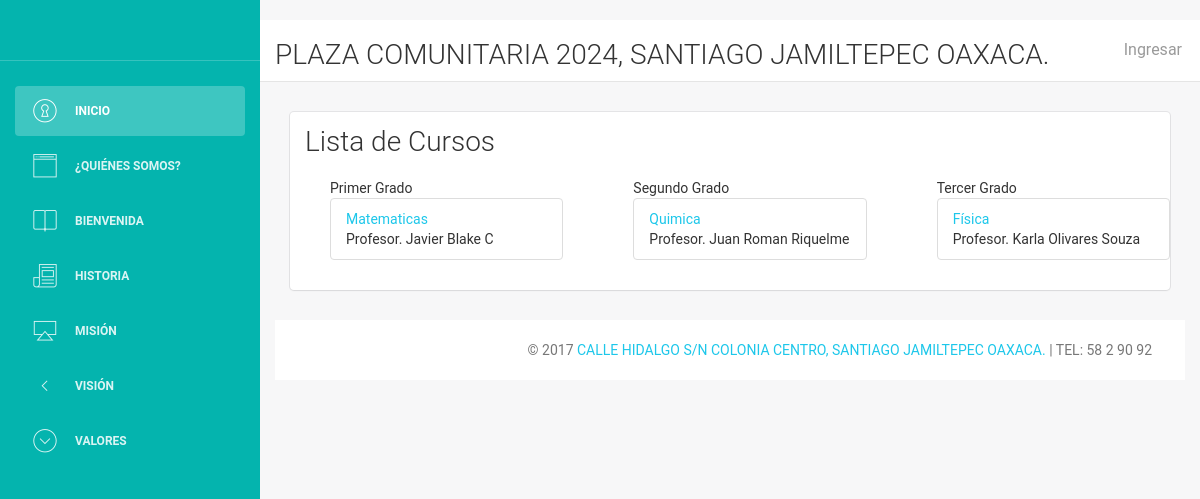
Before: / with the older database file.
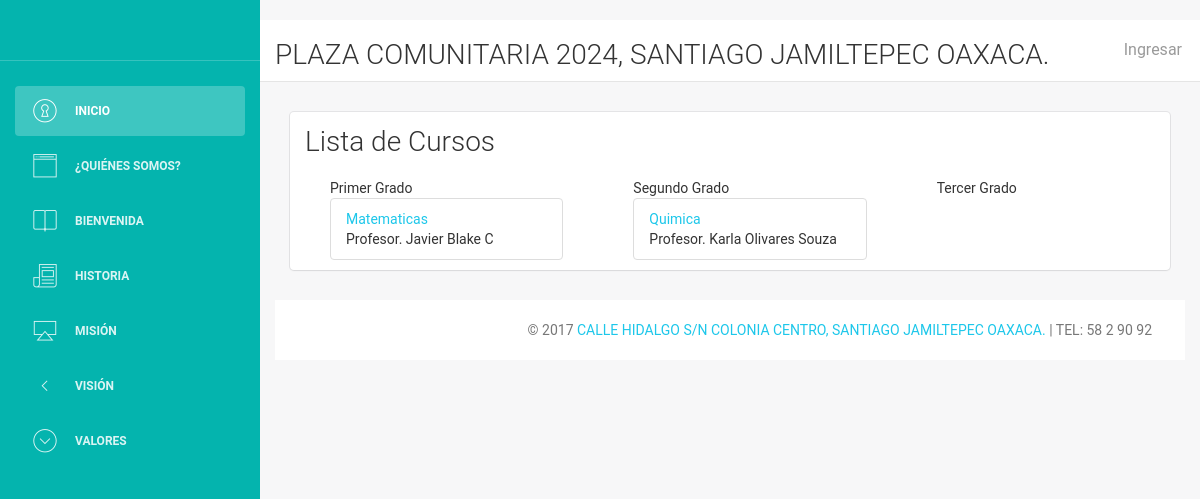
After: the same page with the newer database file.
### tables this page shows
CREATE TABLE `curso_docente` (
  `id` int(11) NOT NULL,
  `docente_id` int(11) NOT NULL,
  `grado` char(1) DEFAULT NULL,
  `grupo` char(1) DEFAULT NULL
);

CREATE TABLE `materia` (
  `id` int(11) NOT NULL,
  `clave` varchar(15) DEFAULT NULL,
  `nombre` varchar(45) DEFAULT NULL,
  `grado` char(1) DEFAULT NULL
);

CREATE TABLE `docentes` (
  `id` int(10) UNSIGNED NOT NULL,
  `nombre` varchar(255) DEFAULT NULL,
  `apaterno` varchar(255) DEFAULT NULL,
  `amaterno` varchar(255) DEFAULT NULL,
  `direccion` text,
  `telefono` varchar(255) DEFAULT NULL,
  `edoCivil` varchar(255) DEFAULT NULL,
  `tipo` int(255) UNSIGNED DEFAULT NULL,
  `rfc` varchar(255) DEFAULT NULL,
  `especialidad` varchar(255) DEFAULT NULL,
  `curp` varchar(18) NOT NULL,
  `email` varchar(30) NOT NULL
);

### index.php (the view, shortened to what the changed rows need)
<!doctype html>
<html lang="es">
<head>
    <link href="assets/css/bootstrap.min.css" rel="stylesheet" />
    <link href="assets/css/animate.min.css" rel="stylesheet"/>
    <link href="assets/css/light-bootstrap-dashboard.css" rel="stylesheet"/>
    <link href="assets/css/pe-icon-7-stroke.css" rel="stylesheet" />-
</head>
<body>
<div class="wrapper">
    <div class="main-panel">
        <div class="content">
            <div class="container-fluid">
                <div class="row">
                    <div class="col-md-12">
                        <div class="card">
                            <div class="row">
                            <div class="col-md-4">
                                <?php
                                include "control/conexion.php";
                                $consulta0 = "SELECT * FROM `curso_docente` WHERE `grado` = '1'";
                                $ejecutar0 = $conexion->query($consulta0);
                                echo "<ul> Primer Grado";
                                while ($datos = $ejecutar0->fetch_assoc()){
                                    $idd = $datos['docente_id'];
                                    $consulta01 = "SELECT * FROM `materia` WHERE `grado` = '1'";
                                    $ejecutar01 = $conexion->query($consulta01);
                                    $datos01 = $ejecutar01->fetch_assoc();
                                    $idm = $datos01['id'];
                                    $consulta02 = "SELECT `nombre`, `apaterno`, `amaterno` FROM `docentes` WHERE `id` = '$idd'";
                                    $ejecutar02 = $conexion->query($consulta02);
                                    $datos02 = $ejecutar02->fetch_assoc();
                                    echo "<li class='list-group-item'><a href='vistas/materias/misCursos.php?id=$idm'>".$datos01['nombre']."</a>
                                          <br> Profesor. ".$datos02['nombre']." ".$datos02['apaterno']." ".$datos02['amaterno']."
                                          </li>";
                                }
                                echo "</ul>
                                </div>
                                <div class='col-md-4'>
                                ";
                                $consulta1 = "SELECT * FROM `curso_docente` WHERE `grado` = '2'";
                                $ejecutar1 = $conexion->query($consulta1);
                                echo "<ul> Segundo Grado";
                                while ($datos = $ejecutar1->fetch_assoc()){
                                    $idd = $datos['docente_id'];
                                    $consulta11 = "SELECT * FROM `materia` WHERE `grado` = '2'";
                                    $ejecutar11 = $conexion->query($consulta11);
                                    $datos11 = $ejecutar11->fetch_assoc();
                                    $idm2 = $datos11['id'];
                                    $consulta12 = "SELECT `nombre`, `apaterno`, `amaterno` FROM `docentes` WHERE `id` = '$idd'";
                                    $ejecutar12 = $conexion->query($consulta12);
                                    $datos12 = $ejecutar12->fetch_assoc();
                                    echo "<li class='list-group-item'><a href='vistas/materias/misCursos.php?id=$idm2'>".$datos11['nombre']."</a>
                                          <br> Profesor. ".$datos12['nombre']." ".$datos12['apaterno']." ".$datos12['amaterno']."
                                          </li>";
                                }
                                echo "</ul>
                                      </div>
                                      <div class='col-sm-4'>
                                        ";
                                $consulta2 = "SELECT * FROM `curso_docente` WHERE `grado` = '3'";
                                $ejecutar2 = $conexion->query($consulta2);
                                echo "<ul> Tercer Grado";
                                while ($datos = $ejecutar2->fetch_assoc()){
                                    $idd = $datos['docente_id'];
                                    $consulta21 = "SELECT * FROM `materia` WHERE `grado` = '3'";
                                    $ejecutar21 = $conexion->query($consulta21);
                                    $datos21 = $ejecutar21->fetch_assoc();
                                    $consulta22 = "SELECT `nombre`, `apaterno`, `amaterno` FROM `docentes` WHERE `id` = '$idd'";
                                    $ejecutar22 = $conexion->query($consulta22);
                                    $datos22 = $ejecutar22->fetch_assoc();
                                    echo "<li class='list-group-item'><a href='vistas/materias/misCursos.php?id=$id3'>".$datos21['nombre']."</a>
                                          <br> Profesor. ".$datos22['nombre']." ".$datos22['apaterno']." ".$datos22['amaterno']."
                                          </li>";
                                }
                                echo "</ul><br>";
                                ?>
                            </div>
                            </div>
                        </div>
                    </div>
                </div>
            </div>
        </div>
    </div>
</body>
</html>

Changed rows visible on the page:
removed curso_docente: materia.nombre "Física", docente.nombre "Karla", docente.apaterno "Olivares", docente.amaterno "Souza"
changed curso_docente "Quimica": docente.nombre "Juan" → "Karla"; docente.apaterno "Roman" → "Olivares"; docente.amaterno "Riquelme" → "Souza"
